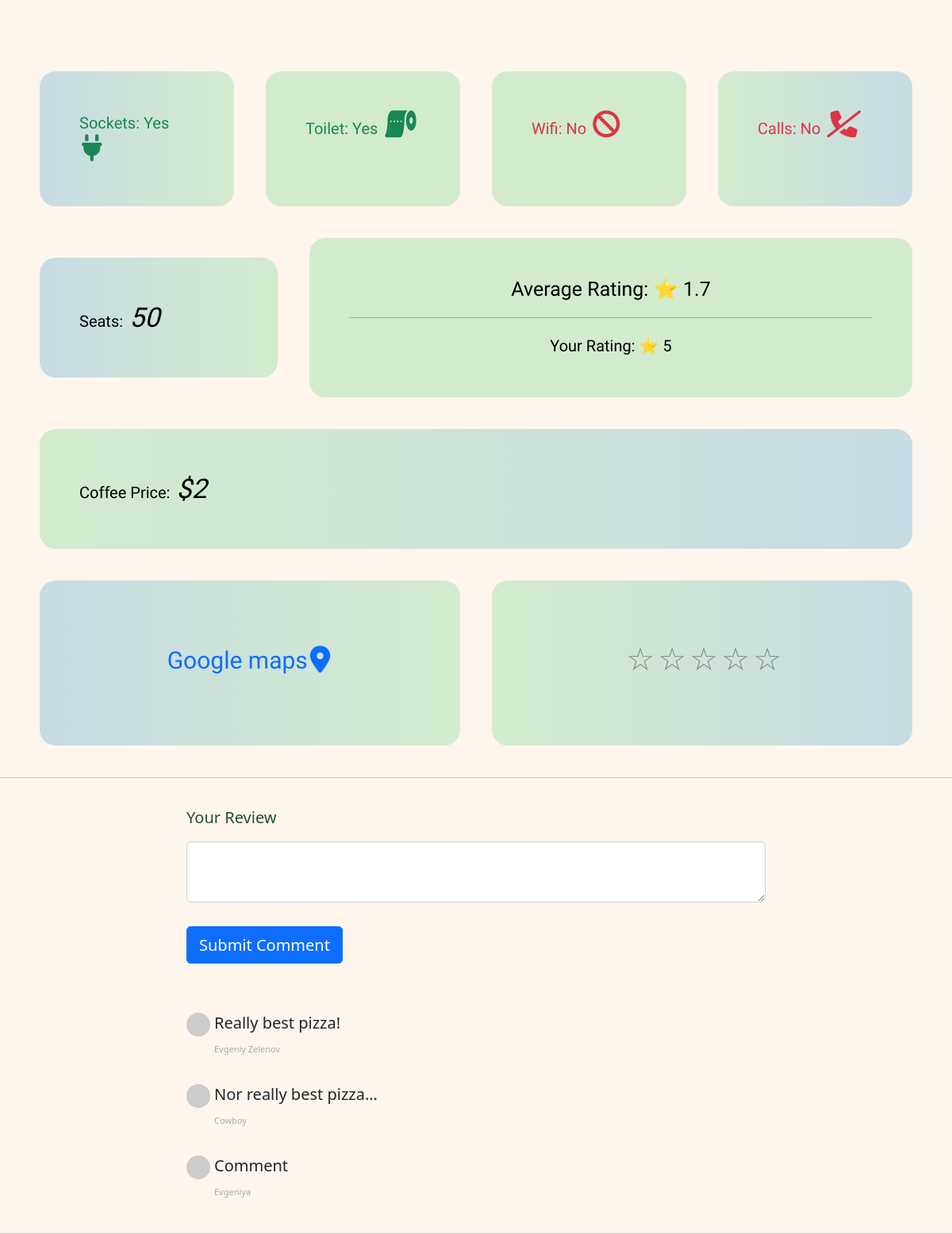
Page /post/1 (signed in, lower part) on the earlier database version.
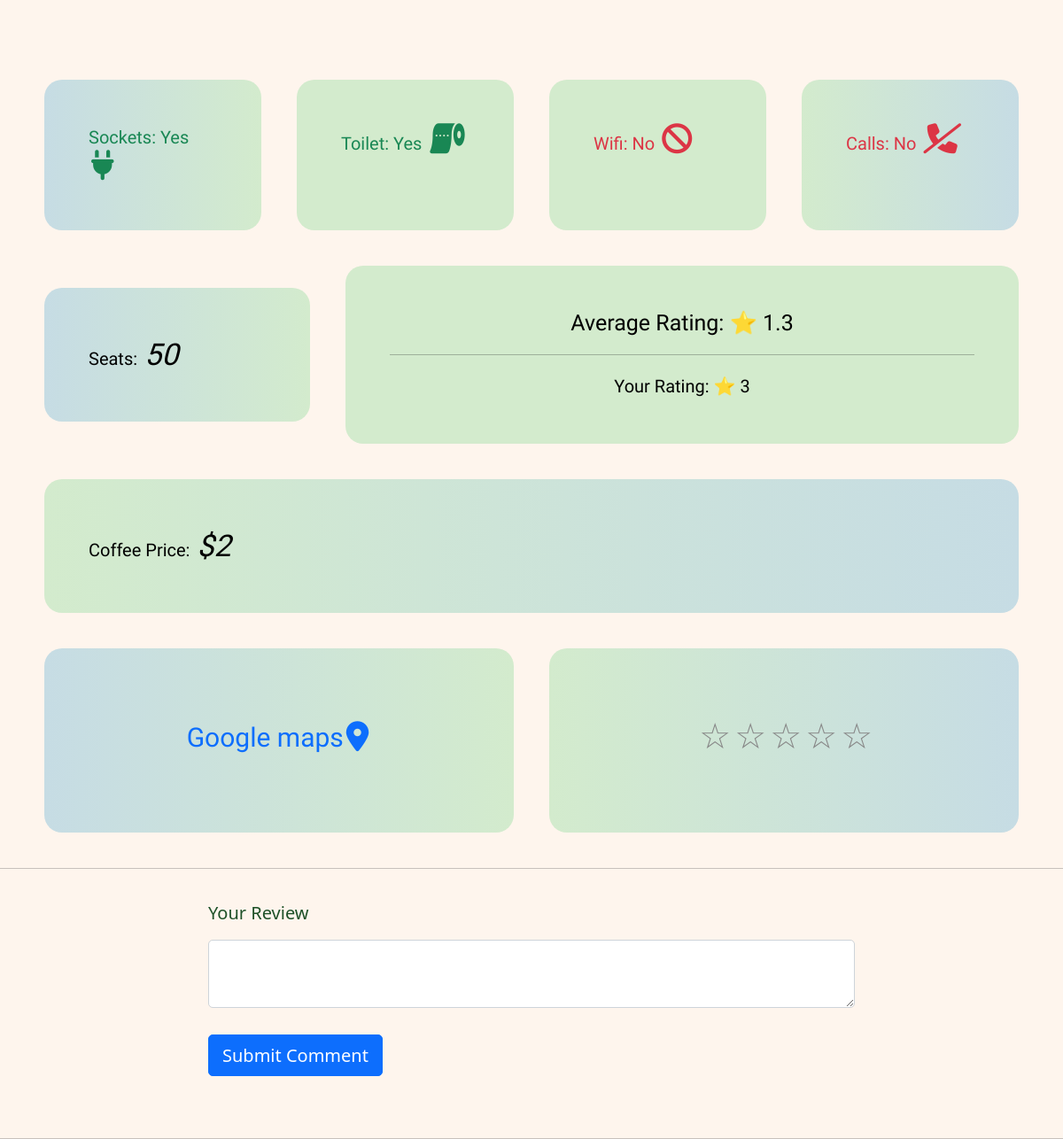
Same page on the later database version.
### main.py (models this page shows)
class Cafe(db.Model):
    __tablename__ = 'cafe'
    id = db.Column(db.Integer, primary_key=True)
    name = db.Column(db.String(250), unique=False, nullable=False)
    location = db.Column(db.String(250), nullable=False)
    map_url = db.Column(db.String(500), nullable=False)
    img_url = db.Column(db.String(500), nullable=False)
    seats = db.Column(db.String(50), nullable=False)
    coffee_price = db.Column(db.String(50), nullable=False)
    has_sockets = db.Column(db.Boolean(), nullable=False)
    has_toilet = db.Column(db.Boolean(), nullable=False)
    has_wifi = db.Column(db.Boolean(), nullable=False)
    can_take_calls = db.Column(db.Boolean(), nullable=False)
    author = relationship('User', back_populates='cafes')
    author_id = db.Column(db.Integer, db.ForeignKey('users.id'))
    assessments = relationship('Assessment', back_populates='parent_cafe')
    reviews = relationship('Reviews', back_populates='parent_cafe')

class Assessment(db.Model):
    __tablename__ = 'assessment'
    id = db.Column(db.Integer, primary_key=True)
    author_id = db.Column(db.Integer, db.ForeignKey('users.id'))
    assessment_author = relationship('User', back_populates='assessments')
    cafe_id = db.Column(db.Integer, db.ForeignKey('cafe.id'))
    parent_cafe = relationship('Cafe', back_populates='assessments')
    assessment = db.Column(db.Integer)

class Reviews(db.Model):
    __tablename__ = 'reviews'
    id = db.Column(db.Integer, primary_key=True)
    author_id = db.Column(db.Integer, db.ForeignKey('users.id'))
    review_author = relationship('User', back_populates='reviews')
    cafe_id = db.Column(db.Integer, db.ForeignKey('cafe.id'))
    parent_cafe = relationship('Cafe', back_populates='reviews')
    text = db.Column(db.Text, nullable=False)

class User(UserMixin, db.Model):
    __tablename__ = 'users'
    id = db.Column(db.Integer, primary_key=True)
    email = db.Column(db.String(100), unique=True)
    password = db.Column(db.String(150))
    name = db.Column(db.String(100))
    cafes = relationship('Cafe', back_populates='author')
    assessments = relationship('Assessment', back_populates='assessment_author')
    reviews = relationship('Reviews', back_populates='review_author')

### main.py (the view, shortened to what this page needs)
@app.route('/post/<int:index>', methods=['GET', 'POST'])
def show_cafe(index):
    comment_form = CommentForm()
    requested_post = Cafe.query.get(index)
    assessment = Assessment.query.filter_by(author_id=current_user.id, cafe_id=index).first()
    return render_template('show_cafe.html',
                           cafe=requested_post,
                           logged_in=current_user.is_authenticated,
                           comment_form=comment_form,
                           user_rating=assessment,
                           assessment=average_assessment(index),
                           reviews=Reviews.query.filter_by(cafe_id=index).all(),
                           )

### forms.py
class CommentForm(FlaskForm):
    text = CKEditorField('Your Review', validators=[DataRequired()])
    submit = SubmitField('Submit Comment')

### main.py (called while the page is built)
def average_assessment(index):
    assessments = Assessment.query.filter_by(cafe_id=index)
    sum_assessments = 0
    len_assessments = (len(list(assessments)))
    for assessment in assessments:
        sum_assessments += assessment.assessment
        return round(sum_assessments / len_assessments, 1)

@login_manager.user_loader
def load_user(user_id):
    return User.query.get(int(user_id))

### templates/show_cafe.html (shortened to what this page needs)
{% include "header.html" %}
{% import "bootstrap/wtf.html" as wtf %}
<body>
  <div class="container cafe-info">
    <div class="row align-items-start">
      <div class="col col-left col-top">
        {% if cafe.has_sockets: %}
        <p class="text-success">Sockets: Yes <i class="fa-solid fa-plug info-i"></i></p>
        {% else: %}
        <p class="text-danger">Sockets: No <i class="fa-solid fa-plug-circle-xmark info-i"></i></p>
        {% endif %}
      </div>
      <div class="col col-average col-top">
        {% if cafe.has_toilet: %}
        <p class="text-success">Toilet: Yes <i class="fa-solid fa-toilet-paper info-i"></i></p>
        {% else: %}
        <p class="text-danger">Toilet: No <i class="fa-solid fa-toilet-paper-slash info-i"></i></p>
        {% endif %}
      </div>
      <div class="col col-average col-top">
        {% if cafe.has_wifi: %}
        <p class="text-success">Wifi: Yes <i class="fa-solid fa-wifi info-i"></i></p>
        {% else: %}
        <p class="text-danger">Wifi: No <i class="fa-solid fa-ban info-i"></i></p>
        {% endif %}
      </div>
      <div class="col col-right col-top">
        {% if cafe.can_take_calls: %}
        <p class="text-success">Calls: Yes <i class="fa-solid fa-phone info-i"></i></p>
        {% else: %}
        <p class="text-danger">Calls: No <i class="fa-solid fa-phone-slash info-i"></i></p>
        {% endif %}
      </div>
    </div>
    <div class="row align-items-center">
      <div class="col col-left col-seats">
        Seats: <i class="info-i">{{ cafe.seats }}</i>
      </div>
      <div class="col col-md-8 col-average col-rating">
        <h5>Average Rating: ⭐ {{ assessment }}</h5>
        <hr>
        Your Rating: ⭐ {{ user_rating.assessment }}
      </div>
      <div class="col col-right col-coffee">
        Coffee Price: <i class="info-i">{{ cafe.coffee_price }}</i>
      </div>
    </div>
    <div class="row align-items-end">
      <div class="col col-left col-map">
        <a class="map-link" href={{ cafe.map_url }}> Google maps <i class="fa-solid fa-location-dot info-i"></i></a>
      </div>
      <div class="col col-right col-assessment">
        <form method='post' action="" onsubmit="">
          <fieldset>
            <span class="star-cb-group">
              <input type="submit" id="rating-5" name="rating" value="5" /><label for="rating-5">5</label>
              <input type="submit" id="rating-4" name="rating" value="4" /><label for="rating-4">4</label>
              <input type="submit" id="rating-3" name="rating" value="3" /><label for="rating-3">3</label>
              <input type="submit" id="rating-2" name="rating" value="2" /><label for="rating-2">2</label>
              <input type="submit" id="rating-1" name="rating" value="1" /><label for="rating-1">1</label>
              <input type="submit" id="rating-0" name="rating" value="0" class="star-cb-clear" /><label for="rating-0">0</label>
            </span>
          </fieldset>
        </form>
      </div>
    </div>
  </div>
  <hr>
  <article>
    <div class="container">
      <div class="row">
        <div class="col-lg-8 col-md-10 mx-auto">
          {% if logged_in %}
          {{ wtf.quick_form(comment_form, novalidate=True, button_map={"submit": "primary"}) }}
          {% endif %}
          <div class="col-lg-12 col-md-10 mx-auto comment">
            {% for review in reviews %}
            <ul class="commentList">
              <li>
                <div class="commenterImage">
                  <img src="{{ review.review_author.email | gravatar }}" alt="img">
                </div>
                <div class="commentText">
                  {{ review.text|safe }}
                  <span class="date sub-text">{{ review.review_author.name }}</span>
                </div>
              </li>
            </ul>
            {% endfor %}
          </div>
        </div>
      </div>
    </div>
  </article>
</body>

### templates/header.html (shortened to what this page needs)
<!DOCTYPE html>
<html lang="en" dir="ltr">
<head>
  <link href="https://cdn.jsdelivr.net/npm/bootstrap@5.0.2/dist/css/bootstrap.min.css" rel="stylesheet">
  <link rel="stylesheet" href="/static/css/master.css">
</head>
<body>
</body>
</html>

### static/css/master.css (style rules this page uses)
html, body { height: 100%; width: 100%; margin: 0; font-size: 20px; color: #212529; font-family: 'Noto Sans', sans-serif; background-color: #FEF5ED; }
.info-i { padding: 0 3px; font-size: 34px; }
.cafe-info .col { font-family: 'Prompt', sans-serif; transition: 0.9s; margin: 20px; padding: 50px; color: black; border-radius: 20px; }
.cafe-info p { margin: 0; }
.col-map { height: 208px; text-align: center; }
.map-link { text-decoration-line: none; font-size: 30px; display: flex; justify-content: center; align-items: center; height: 100px; }
.col-rating { text-align: center; max-height: 271px; }
.col-coffee { max-height: 181px; }
.col-top { min-height: 170px; }
.col-left { background: rgb(198, 220, 228); background: linear-gradient(90deg, rgba(198, 220, 228, 1) 0%, rgba(211, 235, 205, 1) 100%); }
.col-average { background-color: #d3ebcd }
.col-right { background: rgb(211, 235, 205); background: linear-gradient(90deg, rgba(211, 235, 205, 1) 0%, rgba(198, 220, 228, 1) 100%); }
.form-group { color: #1E5128 }
.control-label { margin: 15px 0; }
#submit { margin: 30px 0; }
.comment { padding-top: 20px; }
.star-cb-group { font-size: 0; unicode-bidi: bidi-override; direction: rtl; }
.star-cb-group * { font-size: 2rem; }
.star-cb-group>input+label { display: inline-block; overflow: hidden; text-indent: 9999px; width: 1em; white-space: nowrap; cursor: pointer; }
.star-cb-group>input+label:before { display: inline-block; text-indent: -9999px; content: '\2606'; color: #888; }
.star-cb-group>.star-cb-clear+label { text-indent: -9999px; width: 0.5em; margin-left: -0.5em; }
.star-cb-group>.star-cb-clear+label:before { width: 0.5em; }
fieldset { border: 0; width: 10em; border-radius: 1px; margin: 1em auto; }

Differences in the rows shown:
no longer on this page (row edited): Assessment: assessment "5"
no longer on this page (row edited): Reviews: text "Really best pizza!", review_author.name "Evgeniy Zelenov"
removed Reviews: text "Nor really best pizza...", review_author.name "Cowboy"
removed Reviews: text "Comment", review_author.name "Evgeniya"
added Assessment: assessment "3"
Other differences:
{{ assessment }}: "1.7" → "1.3"
